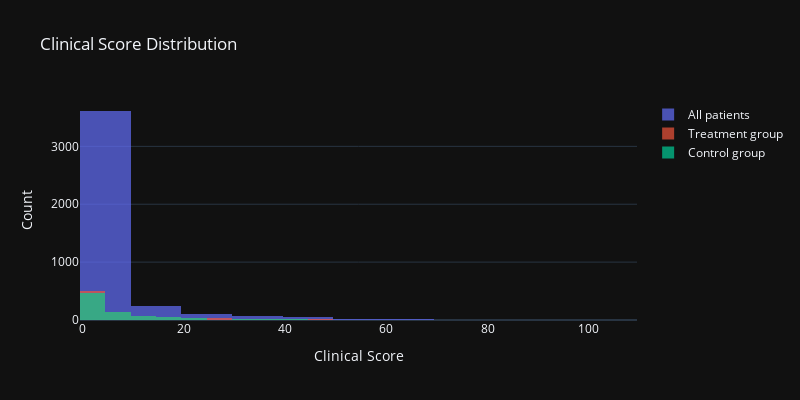

The notebook cell this image was saved under:
### Markdown cell above
## Clinical Score Analysis

### Code cell
# Clinical score distribution
fig = visualizer.plot_clinical_score_distribution()
fig.show()

### Figure 1 — Plotly figure (JSON) as saved in the notebook; plotly's stock layout.template omitted (floating-point values rounded to 4 significant figures; data arrays with more than 128 entries replaced by an {"elided": "..."} marker saying what was removed)
{"data": [{"name": "All patients", "nbinsx": 20, "opacity": 0.7, "x": {"elided": "4119 float values"}, "type": "histogram"}, {"name": "Treatment group", "nbinsx": 20, "opacity": 0.7, "x": {"elided": "902 float values"}, "type": "histogram"}, {"name": "Control group", "nbinsx": 20, "opacity": 0.7, "x": {"elided": "842 float values"}, "type": "histogram"}], "layout": {"title": {"text": "Clinical Score Distribution"}, "xaxis": {"title": {"text": "Clinical Score"}}, "yaxis": {"title": {"text": "Count"}}, "barmode": "overlay", "width": 800, "height": 400}}
